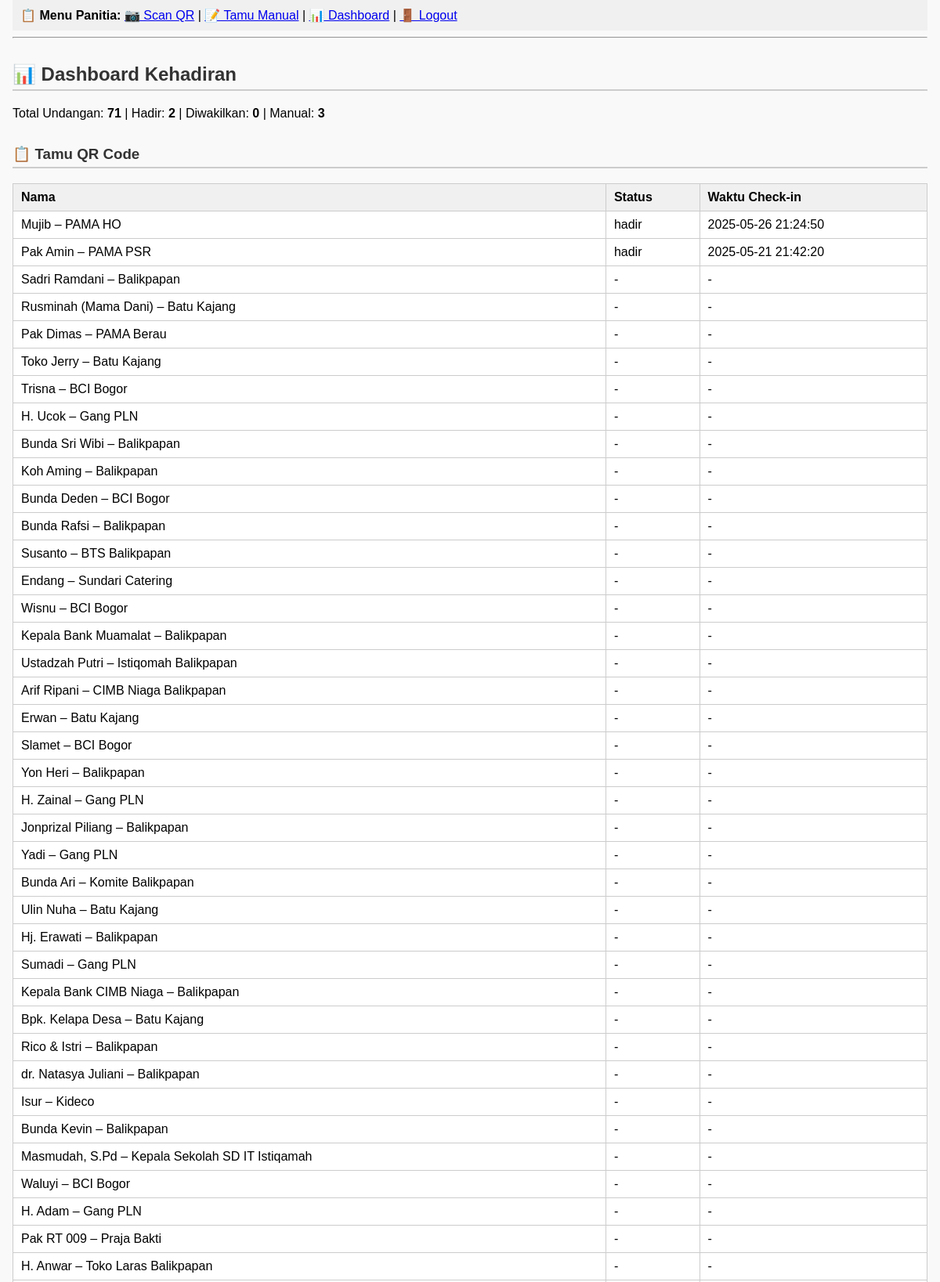
/dashboard.php (signed in, upper part), run on the app's committed database.
### tables this page shows
CREATE TABLE `guests` (
  `id` varchar(36) NOT NULL,
  `name` text NOT NULL,
  `status` varchar(20) DEFAULT NULL,
  `checkin_time` datetime DEFAULT NULL
);

### dashboard.php (the view, shortened to what this page needs)
<?php
$mysqli = new mysqli("localhost", "root", "", "wedding_guestbook");
$guests = $mysqli->query("SELECT * FROM guests ORDER BY checkin_time DESC");
$total = $mysqli->query("SELECT COUNT(*) FROM guests")->fetch_row()[0];
$hadir = $mysqli->query("SELECT COUNT(*) FROM guests WHERE status = 'hadir'")->fetch_row()[0];
$diwakilkan = $mysqli->query("SELECT COUNT(*) FROM guests WHERE status = 'diwakilkan'")->fetch_row()[0];
$manual = $mysqli->query("SELECT COUNT(*) FROM manual_guests")->fetch_row()[0];
?>
<?php include 'navbar.php'; ?>
<head>
  <link rel="stylesheet" href="style.css">
</head>
<h2>📊 Dashboard Kehadiran</h2>
<p>
Total Undangan: <strong><?= $total ?></strong> |
Hadir: <strong><?= $hadir ?></strong> |
Diwakilkan: <strong><?= $diwakilkan ?></strong> |
Manual: <strong><?= $manual ?></strong>
</p>
<h3>📋 Tamu QR Code</h3>
<table border="1" cellpadding="5">
  <tr><th>Nama</th><th>Status</th><th>Waktu Check-in</th></tr>
  <?php while ($row = $guests->fetch_assoc()): ?>
    <tr>
      <td><?= htmlspecialchars($row['name']) ?></td>
      <td><?= $row['status'] ?? '-' ?></td>
      <td><?= $row['checkin_time'] ?? '-' ?></td>
    </tr>
  <?php endwhile; ?>
</table>

### navbar.php (shortened to what this page needs)
<head>
  <link rel="stylesheet" href="style.css">
</head>
<div style="background:#f0f0f0; padding:10px;">
  <strong>📋 Menu Panitia:</strong>
  <a href="scanner.php">📷 Scan QR</a> |
  <a href="manual_checkin.php">📝 Tamu Manual</a> |
  <a href="dashboard.php">📊 Dashboard</a> |
  <a href="logout.php">🚪 Logout</a>
</div>
<hr>

### style.css (style rules this page uses)
h2, h3 { color: #333; border-bottom: 2px solid #ccc; padding-bottom: 5px; margin-top: 2rem; }
table { width: 100%; border-collapse: collapse; margin: 1rem 0; background-color: #fff; }
table th, table td { padding: 8px 10px; border: 1px solid #ccc; text-align: left; }
table th { background-color: #f0f0f0; }

### data on the page
guests: name "Mujib – PAMA HO", status "hadir", checkin_time "2025-05-26 21:24:50"
guests: name "Pak Amin – PAMA PSR", status "hadir", checkin_time "2025-05-21 21:42:20"
guests: name "Sadri Ramdani – Balikpapan", status "-", checkin_time "-"
guests: name "Rusminah (Mama Dani) – Batu Kajang", status "-", checkin_time "-"
guests: name "Pak Dimas – PAMA Berau", status "-", checkin_time "-"
guests: name "Toko Jerry – Batu Kajang", status "-", checkin_time "-"
guests: name "Trisna – BCI Bogor", status "-", checkin_time "-"
guests: name "H. Ucok – Gang PLN", status "-", checkin_time "-"
guests: name "Bunda Sri Wibi – Balikpapan", status "-", checkin_time "-"
guests: name "Koh Aming – Balikpapan", status "-", checkin_time "-"
guests: name "Bunda Deden – BCI Bogor", status "-", checkin_time "-"
guests: name "Bunda Rafsi – Balikpapan", status "-", checkin_time "-"
guests: name "Susanto – BTS Balikpapan", status "-", checkin_time "-"
guests: name "Endang – Sundari Catering", status "-", checkin_time "-"
guests: name "Wisnu – BCI Bogor", status "-", checkin_time "-"
guests: name "Kepala Bank Muamalat – Balikpapan", status "-", checkin_time "-"
guests: name "Ustadzah Putri – Istiqomah Balikpapan", status "-", checkin_time "-"
guests: name "Arif Ripani – CIMB Niaga Balikpapan", status "-", checkin_time "-"
guests: name "Erwan – Batu Kajang", status "-", checkin_time "-"
guests: name "Slamet – BCI Bogor", status "-", checkin_time "-"
guests: name "Yon Heri – Balikpapan", status "-", checkin_time "-"
guests: name "H. Zainal – Gang PLN", status "-", checkin_time "-"
guests: name "Jonprizal Piliang – Balikpapan", status "-", checkin_time "-"
guests: name "Yadi – Gang PLN", status "-", checkin_time "-"
guests: name "Bunda Ari – Komite Balikpapan", status "-", checkin_time "-"
guests: name "Ulin Nuha – Batu Kajang", status "-", checkin_time "-"
guests: name "Hj. Erawati – Balikpapan", status "-", checkin_time "-"
guests: name "Sumadi – Gang PLN", status "-", checkin_time "-"
guests: name "Kepala Bank CIMB Niaga – Balikpapan", status "-", checkin_time "-"
guests: name "Bpk. Kelapa Desa – Batu Kajang", status "-", checkin_time "-"
guests: name "Rico & Istri – Balikpapan", status "-", checkin_time "-"
guests: name "dr. Natasya Juliani – Balikpapan", status "-", checkin_time "-"
guests: name "Isur – Kideco", status "-", checkin_time "-"
guests: name "Bunda Kevin – Balikpapan", status "-", checkin_time "-"
guests: name "Masmudah, S.Pd – Kepala Sekolah SD IT Istiqamah", status "-", checkin_time "-"
guests: name "Waluyi – BCI Bogor", status "-", checkin_time "-"
guests: name "H. Adam – Gang PLN", status "-", checkin_time "-"
guests: name "Pak RT 009 – Praja Bakti", status "-", checkin_time "-"
guests: name "H. Anwar – Toko Laras Balikpapan", status "-", checkin_time "-"

### other printed values
$total "71"
$hadir "2"
$diwakilkan "0"
$manual "3"
